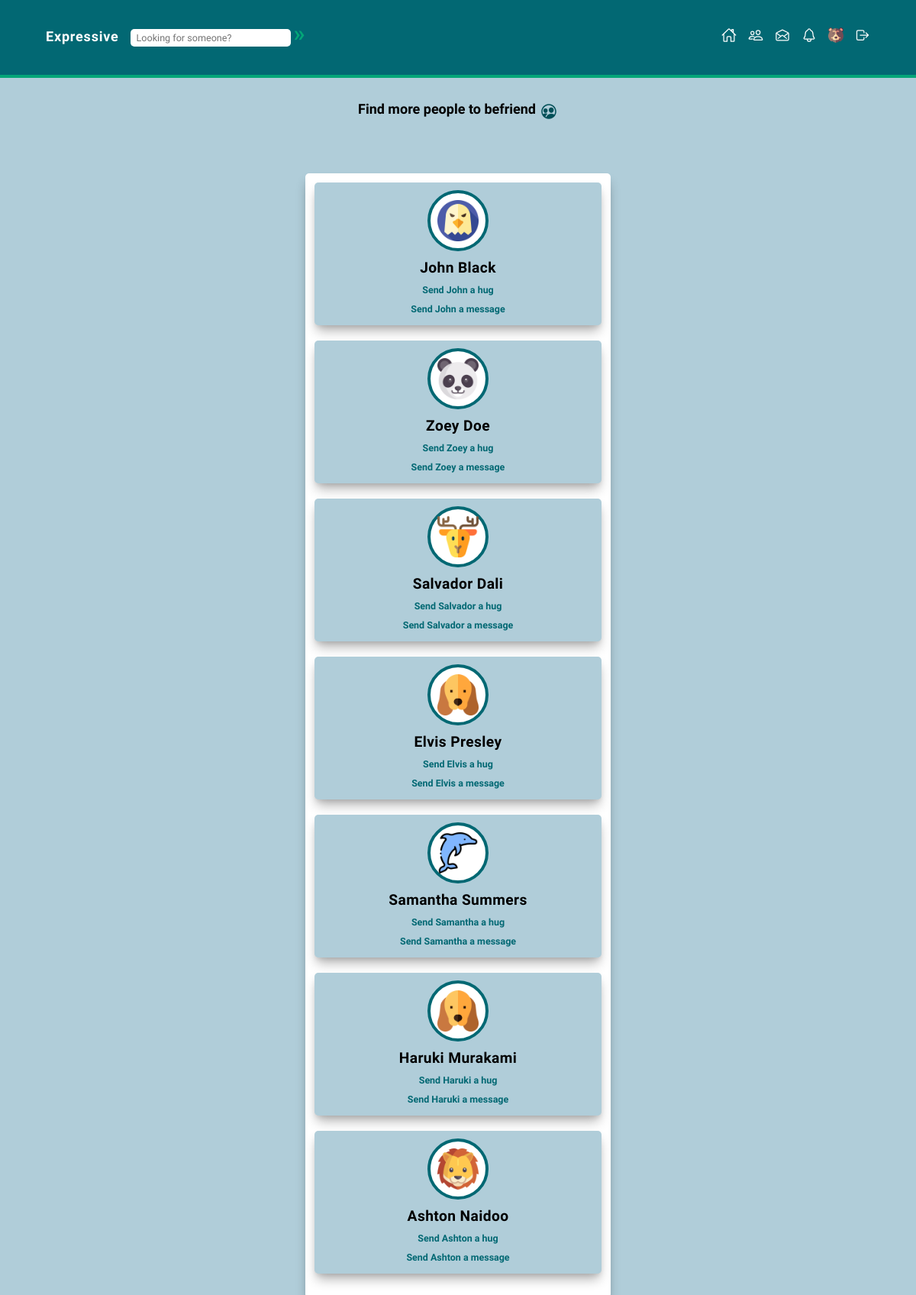
The page /friends_list.php?id=6 (signed in) on the database its author committed.
### tables this page shows
CREATE TABLE `users` (
  `user_id` int(11) NOT NULL,
  `first_name` varchar(50) NOT NULL,
  `last_name` varchar(50) NOT NULL,
  `email` varchar(255) NOT NULL,
  `username` varchar(50) NOT NULL,
  `birthday` date NOT NULL,
  `password` varchar(255) NOT NULL,
  `profile_pic` varchar(255) NOT NULL,
  `active` varchar(3) NOT NULL DEFAULT 'no',
  `date_created` date NOT NULL
);

CREATE TABLE `friends` (
  `friend_list_id` int(11) NOT NULL,
  `user_id` int(11) NOT NULL,
  `friend_id` int(11) NOT NULL,
  `friend_name` varchar(255) NOT NULL,
  `date_created` date NOT NULL
);

### helpers/check_session.php (called while the page is built)
<?php
if(isset($_SESSION['username'])){
    $currentUserLoggedIn = $_SESSION['username'];
}
else{
    header("Location: login_2.php");
}
?>

### helpers/user_functions.php (called while the page is built, shortened)
<?php
function get_user_id($connect, $currentUser){
    $query = mysqli_query($connect, "SELECT user_id FROM users WHERE username='$currentUser'");
    $res = mysqli_fetch_array($query);
    return $res['user_id'] ? $res['user_id'] : "";
}
?>

### helpers/get_details.php (called while the page is built, shortened)
<?php
    require 'user_functions.php';
    require 'check_session.php';
    if(isset($_GET['id'])){
        $id = $_GET['id'];
        $id_query = mysqli_query($connect, "SELECT * FROM users WHERE user_id='$id'");
        $id_res = mysqli_fetch_array($id_query);
        $user_id = get_user_id($connect, $id_res['username']);
        $user_query = mysqli_query($connect, "SELECT * FROM users WHERE user_id='$user_id'");
        $current_user_id = get_user_id($connect, $currentUserLoggedIn);
        $current_user_query = mysqli_query($connect, "SELECT * FROM users WHERE user_id='$current_user_id'");
        $current_user_res = mysqli_fetch_array($current_user_query);
      }else{
        header("Location: error.php");
      }
?>

### friends_list.php (the view, shortened to what this page needs)
<?php
require 'helpers/config_template.php';
require 'helpers/check_session.php';
require 'helpers/get_details.php';
$friends_list_query = mysqli_query($connect, "SELECT friend_id, friend_name FROM friends WHERE user_id='$current_user_id'");
$friends_count = mysqli_num_rows($friends_list_query);
?>
<!DOCTYPE html>
<html lang="en">
<head>
    <link rel="stylesheet" href="./css/style.css?v=<?php echo time(); ?>">
    <link rel="stylesheet" href="./css/media_queries.css?v=<?php echo time(); ?>">
</head>
<body>
    <div class="sub-body">
    <div class="top-nav">
    <nav>
            <form action="" method="POST">
               <div class="logo-search-container">
                    <p>Expressive</p>
                    <input type="search" name="search-bar" id="search-bar" class="search-bar" placeholder="Looking for someone?" autocomplete="off">
                    <input type="submit" value="&raquo;" name="search-btn" class="search-btn" id="search-btn">
                </div>
            </form>
        <ul>
            <li><a href="main_page.php?id=<?=$current_user_id;?>"><ion-icon name="home-outline" style="color:#fff;"></ion-icon></a></li>
            <li><a href="friends_list.php?id=<?=$current_user_id;?>"><ion-icon name="people-outline" style="color:#fff;"></ion-icon></a></li>
            <li><a href="messages_list.php?id=<?=$current_user_id;?>"><ion-icon name="mail-open-outline" style="color:#fff;"></ion-icon></a></li>
            <li><a href="notifications.php?id=<?=$current_user_id;?>"><ion-icon name="notifications-outline" style="color:#fff;"></ion-icon></a></li>
            <li><a href="profile.php?id=<?=$current_user_id;?>"><img src="<?=$current_user_res['profile_pic'];?>" alt="profile-pic" width="20px"></a></li>
            <li><a href="logout.php"><ion-icon name="log-out-outline" style="color:#fff;"></ion-icon></a></li>
        </ul>
    </nav>
</div>
        <div class="more_people">
           <div class="sub_more">
                <a href="people.php?id=<?=$current_user_id;?>">Find more people to befriend</a>&nbsp; <ion-icon name="people-circle-outline" class="more_people_icon"></ion-icon>
           </div>
        </div>
        <div class="main-container">
            <?php
            if($friends_count < 1){
                ?>
                <div class="no-friends-heading tile">
                <h1>You need to invite some folks</h1>
                 <h2>Make friends</h2>
                  <h3>Talk about stuff no one understands</h3>
                  <h3>Express yourself, Be ridiculous</h3>
                  <h2>Be odd, Be weird, Be an absolute nut</h2>
                  <h1>Be You</h1>
                </div>
            <?php
            }else{
                ?>
                       <div class="friend-wrapper tile">
                    <?php
                    $friends_array = array();
                    while($friends_list_res = mysqli_fetch_array($friends_list_query)){
                        $friend_id = $friends_list_res['friend_id'];
                        $friend_name = $friends_list_res['friend_name'];
                        if(in_array($friend_id, $friends_array)){
                            continue;
                        }
                        else{
                            array_push($friends_array, $friend_id);
                        }
                        $user_list_query = mysqli_query($connect, "SELECT first_name, profile_pic FROM users WHERE user_id='$friend_id'");
                        $user_list_res = mysqli_fetch_array($user_list_query);
                        $friend_first_name = $user_list_res['first_name'];
                        $friend_profile_pic = $user_list_res['profile_pic'];
                        ?>
                         <div class="friend">
                            <div class="friend-pro-pic"><img src="<?=$friend_profile_pic;?>" alt=""></div>
                            <div class="friend-name"><a href="profile_alt.php?id=<?=$friend_id;?>"><?=$friend_name;?></a></div>
                            <div class="friend-action">
                            <a href="helpers/test_helper.php?id=<?=$current_user_id;?>&friend_id=<?=$friend_id;?>">
                            Send <?=$friend_first_name;?> a hug
                           </a>
                            <a href="chat.php?id=<?=$current_user_id;?>&friend_id=<?=$friend_id;?>">Send <?=$friend_first_name;?> a message</a>
                            </div>
                        </div>
                    <?php
                    }
                    ?>
            </div>
                <?php
            }
            ?>
        </div>
    </div>
</body>
</html>

### rows shown on the page
users: profile_pic (picture)
friends: users.profile_pic (picture), friend_name "John Black", users.first_name "John"
friends: users.profile_pic (picture), friend_name "Zoey Doe", users.first_name "Zoey"
friends: users.profile_pic (picture), friend_name "Salvador Dali", users.first_name "Salvador"
friends: users.profile_pic (picture), friend_name "Elvis Presley", users.first_name "Elvis"
friends: users.profile_pic (picture), friend_name "Samantha Summers", users.first_name "Samantha"
friends: users.profile_pic (picture), friend_name "Haruki Murakami", users.first_name "Haruki"
friends: users.profile_pic (picture), friend_name "Ashton Naidoo", users.first_name "Ashton"
